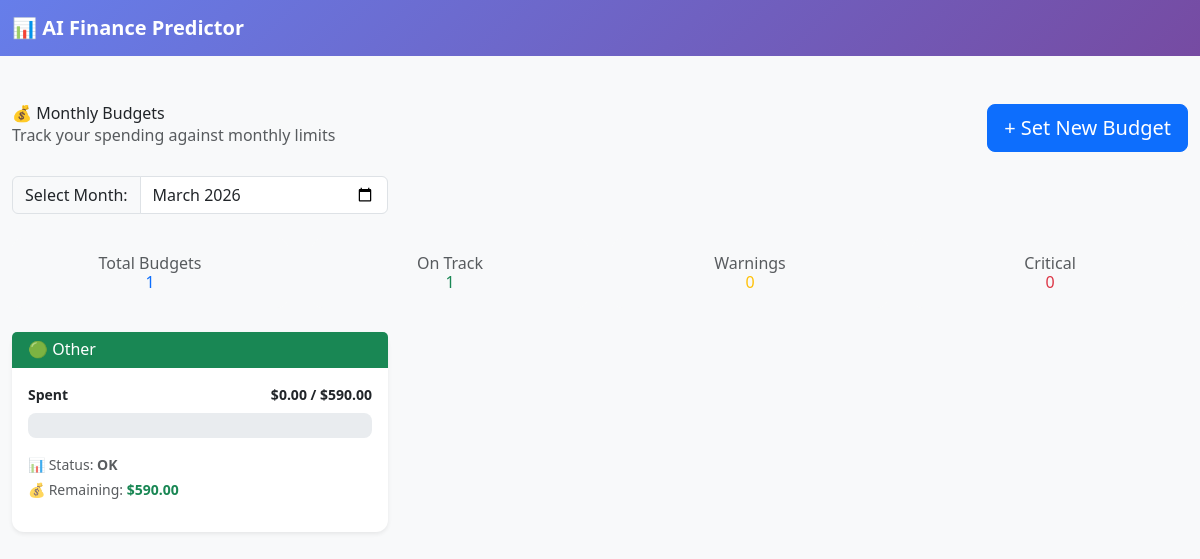
Before: /budgets (signed in) with the older database file.
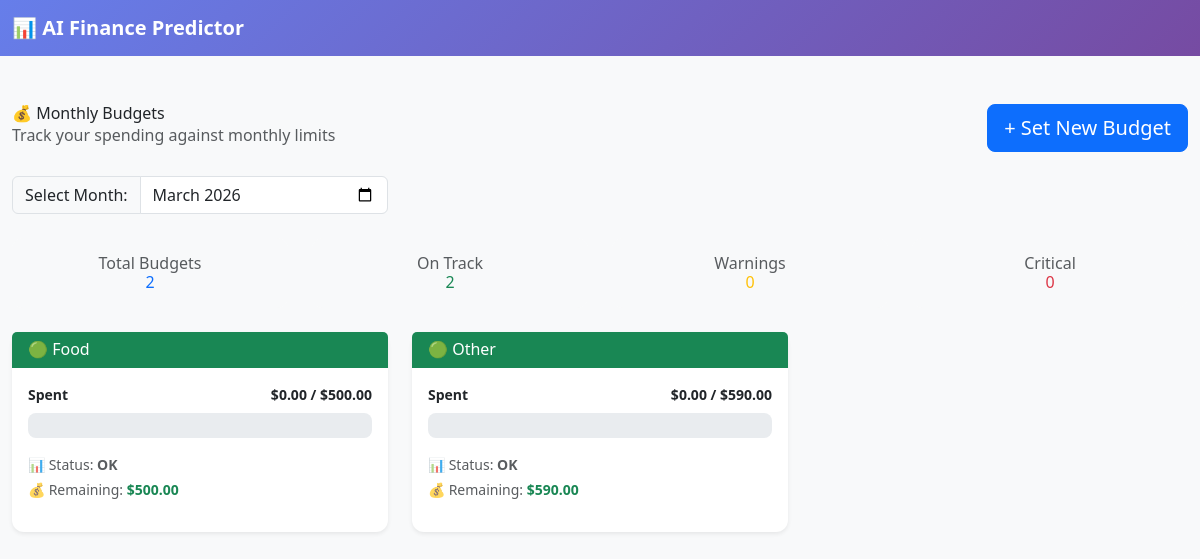
After: the same page with the newer database file.
### tables this page shows
CREATE TABLE budgets (
        id INTEGER PRIMARY KEY AUTOINCREMENT,
        user_id INTEGER NOT NULL,
        category TEXT NOT NULL,
        limit_amount REAL NOT NULL,
        month TEXT NOT NULL,
        created_at TIMESTAMP DEFAULT CURRENT_TIMESTAMP,
        updated_at TIMESTAMP DEFAULT CURRENT_TIMESTAMP,
        FOREIGN KEY (user_id) REFERENCES users(id),
        UNIQUE(user_id, category, month)
    );

### routes/budget_routes.py (the view)
@budget_bp.route('/budgets')
def view_budgets():
    if 'user_id' not in session:
        return redirect(url_for('auth.login'))
    user_id = session['user_id']
    month = request.args.get('month', date.today().strftime("%Y-%m"))
    budgets = get_all_budget_status(user_id, month)
    return render_template(
        'budgets.html',
        budgets=budgets,
        month=month,
        current_month=date.today().strftime("%Y-%m")
    )

### models/budget_model.py (called while the page is built)
def get_db_connection():
    conn = sqlite3.connect(DATABASE_PATH)
    conn.row_factory = sqlite3.Row
    return conn

def get_budget(user_id, category, month=None):
    if month is None:
        month = date.today().strftime("%Y-%m")
    conn = get_db_connection()
    budget = conn.execute(
        "SELECT * FROM budgets WHERE user_id = ? AND category = ? AND month = ?",
        (user_id, category, month)
    ).fetchone()
    conn.close()
    return budget

def get_all_budgets(user_id, month=None):
    if month is None:
        month = date.today().strftime("%Y-%m")
    conn = get_db_connection()
    budgets = conn.execute(
        "SELECT * FROM budgets WHERE user_id = ? AND month = ?",
        (user_id, month)
    ).fetchall()
    conn.close()
    return budgets

def get_budget_usage_percentage(user_id, category, month=None):
    if month is None:
        month = date.today().strftime("%Y-%m")
    budget = get_budget(user_id, category, month)
    if not budget or budget['limit_amount'] == 0:
        return 0
    spending = get_category_spending(user_id, category, month)
    percentage = (spending / budget['limit_amount']) * 100
    return round(percentage, 2)

### templates/budget/budgets.html (shortened to what this page needs)
{% extends 'base.html' %}
{% block content %}
<div class="container-fluid mt-5">
    <div class="row mb-4">
        <div class="col-md-8">
            <h2>💰 Monthly Budgets</h2>
            <p class="text-muted">Track your spending against monthly limits</p>
        </div>
        <div class="col-md-4 text-end">
            <a href="{{ url_for('budget.set_budget_route') }}" class="btn btn-primary btn-lg">
                + Set New Budget
            </a>
        </div>
    </div>
    {% if budgets %}
    <div class="row mb-4">
        <div class="col-md-4">
            <form method="GET" class="input-group">
                <label class="input-group-text" for="month-select">Select Month:</label>
                <input type="month" class="form-control" id="month-select" name="month"
                       value="{{ month }}" onchange="this.form.submit()">
            </form>
        </div>
    </div>
    <div class="row mb-4">
        <div class="col-md-3">
            <div class="card text-center bg-light">
                <div class="card-body">
                    <h6 class="text-muted">Total Budgets</h6>
                    <h3 class="text-primary">{{ budgets|length }}</h3>
                </div>
            </div>
        </div>
        <div class="col-md-3">
            <div class="card text-center bg-light">
                <div class="card-body">
                    <h6 class="text-muted">On Track</h6>
                    <h3 class="text-success">{{ budgets|selectattr('status', 'equalto', 'OK')|list|length }}</h3>
                </div>
            </div>
        </div>
        <div class="col-md-3">
            <div class="card text-center bg-light">
                <div class="card-body">
                    <h6 class="text-muted">Warnings</h6>
                    <h3 class="text-warning">{{ budgets|selectattr('status', 'equalto', 'Warning')|list|length }}</h3>
                </div>
            </div>
        </div>
        <div class="col-md-3">
            <div class="card text-center bg-light">
                <div class="card-body">
                    <h6 class="text-muted">Critical</h6>
                    <h3 class="text-danger">{{ budgets|selectattr('status', 'equalto', 'Critical')|list|length }}</h3>
                </div>
            </div>
        </div>
    </div>
    <div class="row">
        {% for budget in budgets %}
        <div class="col-md-6 col-lg-4 mb-4">
            <div class="card shadow-sm h-100">
                <div class="card-header {% if budget.status == 'Critical' %}bg-danger{% elif budget.status == 'Warning' %}bg-warning{% else %}bg-success{% endif %} text-white">
                    <h5 class="mb-0">
                        {% if budget.status == 'Critical' %}🔴{% elif budget.status == 'Warning' %}🟡{% else %}🟢{% endif %}
                        {{ budget.category }}
                    </h5>
                </div>
                <div class="card-body">
                    <div class="mb-3">
                        <div class="d-flex justify-content-between mb-2">
                            <span class="small fw-bold">Spent</span>
                            <span class="small fw-bold">${{ "%.2f"|format(budget.spent) }} / ${{ "%.2f"|format(budget.limit) }}</span>
                        </div>
                        <div class="progress" role="progressbar" style="height: 25px;">
                        </div>
                    </div>
                    <div class="small text-muted mb-3">
                        <p class="mb-1">📊 Status: <strong>{{ budget.status }}</strong></p>
                        <p class="mb-1">💰 Remaining:
                            <strong class="{% if budget.percentage >= 100 %}text-danger{% elif budget.percentage >= 80 %}text-warning{% else %}text-success{% endif %}">
                                ${{ "%.2f"|format([budget.remaining, 0]|max) }}
                            </strong>
                        </p>
                    </div>
                </div>
            </div>
        </div>
        {% endfor %}
    </div>
    {% endif %}
</div>
{% endblock %}

Changed rows visible on the page:
added budgets: category "Food", limit "500.00"
Other visible differences:
{{ budgets|length }}: "1" → "2"
{{ budgets|selectattr('status', 'equalto', 'OK')|list|length }}: "1" → "2"
new list line: "Spent $ 0.00 / $ 📊 Status: OK 💰 Remaining: $ 500.00"
